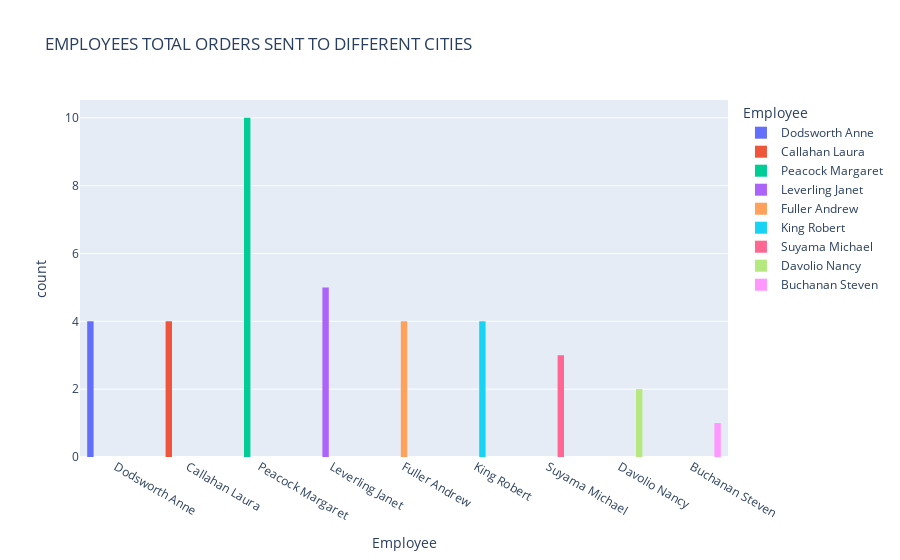

Here is the notebook cell this chart was saved with:
### Code cell
fig = px.histogram(shippers_df , x="Employee_Name", y="Ship_City", labels={
                     "Employee_Name": "Employee"}, color='Employee_Name', barmode='group',
             height=400, title = 'EMPLOYEES TOTAL ORDERS SENT TO DIFFERENT CITIES', histfunc = 'count')
fig.show()

### Figure 1 — Plotly figure (JSON) as saved in the notebook; plotly's stock layout.template omitted (floating-point values rounded to 4 significant figures)
{"data": [{"alignmentgroup": "True", "bingroup": "x", "histfunc": "count", "hovertemplate": "Employee=%{x}<br>count=%{y}<extra></extra>", "legendgroup": "Dodsworth Anne", "marker": {"color": "#636efa", "pattern": {"shape": ""}}, "name": "Dodsworth Anne", "offsetgroup": "Dodsworth Anne", "orientation": "v", "showlegend": true, "type": "histogram", "x": ["Dodsworth Anne", "Dodsworth Anne", "Dodsworth Anne", "Dodsworth Anne"], "xaxis": "x", "y": ["Madrid", "Buenos Aires", "San Cristbal", "Cork"], "yaxis": "y"}, {"alignmentgroup": "True", "bingroup": "x", "histfunc": "count", "hovertemplate": "Employee=%{x}<br>count=%{y}<extra></extra>", "legendgroup": "Callahan Laura", "marker": {"color": "#EF553B", "pattern": {"shape": ""}}, "name": "Callahan Laura", "offsetgroup": "Callahan Laura", "orientation": "v", "showlegend": true, "type": "histogram", "x": ["Callahan Laura", "Callahan Laura", "Callahan Laura", "Callahan Laura"], "xaxis": "x", "y": ["Elgin", "Seattle", "Walla Walla", "Cork"], "yaxis": "y"}, {"alignmentgroup": "True", "bingroup": "x", "histfunc": "count", "hovertemplate": "Employee=%{x}<br>count=%{y}<extra></extra>", "legendgroup": "Peacock Margaret", "marker": {"color": "#00cc96", "pattern": {"shape": ""}}, "name": "Peacock Margaret", "offsetgroup": "Peacock Margaret", "orientation": "v", "showlegend": true, "type": "histogram", "x": ["Peacock Margaret", "Peacock Margaret", "Peacock Margaret", "Peacock Margaret", "Peacock Margaret", "Peacock Margaret", "Peacock Margaret", "Peacock Margaret", "Peacock Margaret", "Peacock Margaret"], "xaxis": "x", "y": ["Versailles", "Torino", "London", "Eugene", "Cowes", "Salzburg", "Charleroi", "Boise", "London", "Cunewalde"], "yaxis": "y"}, {"alignmentgroup": "True", "bingroup": "x", "histfunc": "count", "hovertemplate": "Employee=%{x}<br>count=%{y}<extra></extra>", "legendgroup": "Leverling Janet", "marker": {"color": "#ab63fa", "pattern": {"shape": ""}}, "name": "Leverling Janet", "offsetgroup": "Leverling Janet", "orientation": "v", "showlegend": true, "type": "histogram", "x": ["Leverling Janet", "Leverling Janet", "Leverling Janet", "Leverling Janet", "Leverling Janet"], "xaxis": "x", "y": ["San Cristbal", "Cork", "Lule", "Leipzig", "Lisboa"], "yaxis": "y"}, {"alignmentgroup": "True", "bingroup": "x", "histfunc": "count", "hovertemplate": "Employee=%{x}<br>count=%{y}<extra></extra>", "legendgroup": "Fuller Andrew", "marker": {"color": "#FFA15A", "pattern": {"shape": ""}}, "name": "Fuller Andrew", "offsetgroup": "Fuller Andrew", "orientation": "v", "showlegend": true, "type": "histogram", "x": ["Fuller Andrew", "Fuller Andrew", "Fuller Andrew", "Fuller Andrew"], "xaxis": "x", "y": ["Reggio Emilia", "Cunewalde", "Lule", "Marseille"], "yaxis": "y"}, {"alignmentgroup": "True", "bingroup": "x", "histfunc": "count", "hovertemplate": "Employee=%{x}<br>count=%{y}<extra></extra>", "legendgroup": "King Robert", "marker": {"color": "#19d3f3", "pattern": {"shape": ""}}, "name": "King Robert", "offsetgroup": "King Robert", "orientation": "v", "showlegend": true, "type": "histogram", "x": ["King Robert", "King Robert", "King Robert", "King Robert"], "xaxis": "x", "y": ["Campinas", "Frankfurt a.M.", "London", "Seattle"], "yaxis": "y"}, {"alignmentgroup": "True", "bingroup": "x", "histfunc": "count", "hovertemplate": "Employee=%{x}<br>count=%{y}<extra></extra>", "legendgroup": "Suyama Michael", "marker": {"color": "#FF6692", "pattern": {"shape": ""}}, "name": "Suyama Michael", "offsetgroup": "Suyama Michael", "orientation": "v", "showlegend": true, "type": "histogram", "x": ["Suyama Michael", "Suyama Michael", "Suyama Michael"], "xaxis": "x", "y": ["Lander", "Campinas", "Brcke"], "yaxis": "y"}, {"alignmentgroup": "True", "bingroup": "x", "histfunc": "count", "hovertemplate": "Employee=%{x}<br>count=%{y}<extra></extra>", "legendgroup": "Davolio Nancy", "marker": {"color": "#B6E880", "pattern": {"shape": ""}}, "name": "Davolio Nancy", "offsetgroup": "Davolio Nancy", "orientation": "v", "showlegend": true, "type": "histogram", "x": ["Davolio Nancy", "Davolio Nancy"], "xaxis": "x", "y": ["Marseille", "Campinas"], "yaxis": "y"}, {"alignmentgroup": "True", "bingroup": "x", "histfunc": "count", "hovertemplate": "Employee=%{x}<br>count=%{y}<extra></extra>", "legendgroup": "Buchanan Steven", "marker": {"color": "#FF97FF", "pattern": {"shape": ""}}, "name": "Buchanan Steven", "offsetgroup": "Buchanan Steven", "orientation": "v", "showlegend": true, "type": "histogram", "x": ["Buchanan Steven"], "xaxis": "x", "y": ["Oulu"], "yaxis": "y"}], "layout": {"autosize": true, "barmode": "group", "legend": {"title": {"text": "Employee"}, "tracegroupgap": 0}, "title": {"text": "EMPLOYEES TOTAL ORDERS SENT TO DIFFERENT CITIES"}, "xaxis": {"anchor": "y", "autorange": true, "categoryarray": ["Dodsworth Anne", "Callahan Laura", "Peacock Margaret", "Leverling Janet", "Fuller Andrew", "King Robert", "Suyama Michael", "Davolio Nancy", "Buchanan Steven"], "categoryorder": "array", "domain": [0, 1], "range": [-0.5, 8.5], "title": {"text": "Employee"}, "type": "category"}, "yaxis": {"anchor": "x", "autorange": true, "domain": [0, 1], "range": [0, 10.53], "title": {"text": "count"}, "type": "linear"}}}
